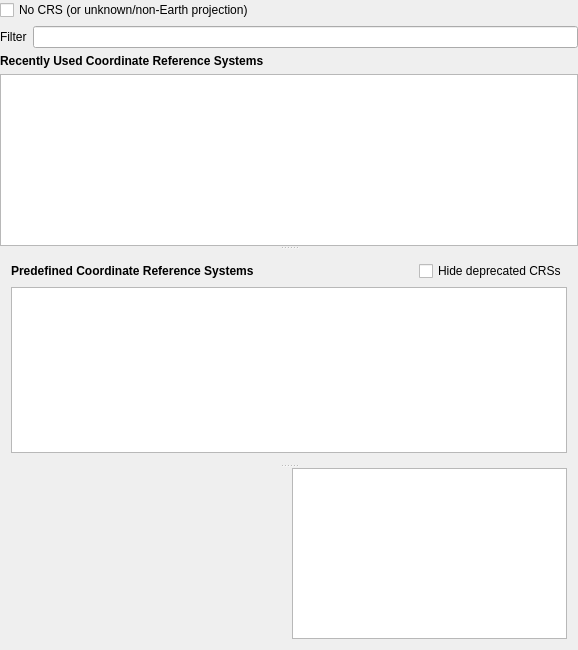
<?xml version="1.0" encoding="UTF-8"?>
<ui version="4.0">
 <class>QgsProjectionSelectorBase</class>
 <widget class="QWidget" name="QgsProjectionSelectorBase">
  <property name="geometry">
   <rect>
    <x>0</x>
    <y>0</y>
    <width>578</width>
    <height>650</height>
   </rect>
  </property>
  <property name="sizePolicy">
   <sizepolicy hsizetype="Expanding" vsizetype="Preferred">
    <horstretch>0</horstretch>
    <verstretch>0</verstretch>
   </sizepolicy>
  </property>
  <property name="windowTitle">
   <string>Coordinate Reference System Selector</string>
  </property>
  <property name="windowIcon">
   <iconset>
    <normaloff>.</normaloff>.</iconset>
  </property>
  <layout class="QGridLayout" name="gridLayout_2">
   <property name="leftMargin">
    <number>0</number>
   </property>
   <property name="topMargin">
    <number>0</number>
   </property>
   <property name="rightMargin">
    <number>0</number>
   </property>
   <property name="bottomMargin">
    <number>0</number>
   </property>
   <item row="0" column="0">
    <widget class="QCheckBox" name="mCheckBoxNoProjection">
     <property name="toolTip">
      <string>Use this option to treat all coordinates as Cartesian coordinates in an unknown reference system.</string>
     </property>
     <property name="text">
      <string>No CRS (or unknown/non-Earth projection)</string>
     </property>
    </widget>
   </item>
   <item row="1" column="0">
    <widget class="QFrame" name="mFrameProjections">
     <property name="frameShape">
      <enum>QFrame::NoFrame</enum>
     </property>
     <property name="frameShadow">
      <enum>QFrame::Plain</enum>
     </property>
     <layout class="QVBoxLayout" name="verticalLayout_2">
      <property name="leftMargin">
       <number>0</number>
      </property>
      <property name="topMargin">
       <number>0</number>
      </property>
      <property name="rightMargin">
       <number>0</number>
      </property>
      <property name="bottomMargin">
       <number>0</number>
      </property>
      <item>
       <layout class="QHBoxLayout" name="horizontalLayout">
        <item>
         <widget class="QLabel" name="label_5">
          <property name="text">
           <string>Filter</string>
          </property>
         </widget>
        </item>
        <item>
         <widget class="QgsFilterLineEdit" name="leSearch"/>
        </item>
       </layout>
      </item>
      <item>
       <layout class="QHBoxLayout" name="horizontalLayout_2">
        <item>
         <widget class="QLabel" name="label_3">
          <property name="font">
           <font>
            <bold>true</bold>
           </font>
          </property>
          <property name="text">
           <string>Recently Used Coordinate Reference Systems</string>
          </property>
         </widget>
        </item>
       </layout>
      </item>
      <item>
       <widget class="QSplitter" name="mSplitter">
        <property name="orientation">
         <enum>Qt::Vertical</enum>
        </property>
        <property name="childrenCollapsible">
         <bool>false</bool>
        </property>
        <widget class="QTreeView" name="lstRecent">
         <property name="sizePolicy">
          <sizepolicy hsizetype="Expanding" vsizetype="MinimumExpanding">
           <horstretch>0</horstretch>
           <verstretch>0</verstretch>
          </sizepolicy>
         </property>
         <property name="minimumSize">
          <size>
           <width>0</width>
           <height>105</height>
          </size>
         </property>
         <property name="alternatingRowColors">
          <bool>true</bool>
         </property>
         <property name="uniformRowHeights">
          <bool>true</bool>
         </property>
        </widget>
        <widget class="QWidget" name="layoutWidget">
         <layout class="QGridLayout" name="gridLayout">
          <property name="horizontalSpacing">
           <number>0</number>
          </property>
          <item row="0" column="0">
           <layout class="QHBoxLayout" name="horizontalLayout_3">
            <property name="topMargin">
             <number>0</number>
            </property>
            <item>
             <widget class="QLabel" name="label_4">
              <property name="font">
               <font>
                <bold>true</bold>
               </font>
              </property>
              <property name="text">
               <string>Predefined Coordinate Reference Systems</string>
              </property>
             </widget>
            </item>
            <item>
             <spacer name="horizontalSpacer_2">
              <property name="orientation">
               <enum>Qt::Horizontal</enum>
              </property>
              <property name="sizeHint" stdset="0">
               <size>
                <width>40</width>
                <height>20</height>
               </size>
              </property>
             </spacer>
            </item>
            <item>
             <widget class="QCheckBox" name="cbxHideDeprecated">
              <property name="font">
               <font>
                <pointsize>9</pointsize>
               </font>
              </property>
              <property name="text">
               <string>Hide deprecated CRSs</string>
              </property>
             </widget>
            </item>
           </layout>
          </item>
          <item row="1" column="0">
           <widget class="QTreeView" name="lstCoordinateSystems">
            <property name="alternatingRowColors">
             <bool>true</bool>
            </property>
            <property name="uniformRowHeights">
             <bool>true</bool>
            </property>
           </widget>
          </item>
         </layout>
        </widget>
        <widget class="QWidget" name="layoutWidget_2">
         <layout class="QHBoxLayout" name="horizontalLayout_4">
          <property name="topMargin">
           <number>0</number>
          </property>
          <item>
           <layout class="QVBoxLayout" name="verticalLayout">
            <property name="rightMargin">
             <number>0</number>
            </property>
            <item>
             <widget class="QgsCoordinateBoundsPreviewMapWidget" name="mAreaCanvas" native="true">
              <property name="sizePolicy">
               <sizepolicy hsizetype="Expanding" vsizetype="Preferred">
                <horstretch>0</horstretch>
                <verstretch>0</verstretch>
               </sizepolicy>
              </property>
              <property name="minimumSize">
               <size>
                <width>117</width>
                <height>0</height>
               </size>
              </property>
              <property name="maximumSize">
               <size>
                <width>16777214</width>
                <height>16777215</height>
               </size>
              </property>
             </widget>
            </item>
           </layout>
          </item>
          <item>
           <widget class="QTextEdit" name="teProjection">
            <property name="sizePolicy">
             <sizepolicy hsizetype="Expanding" vsizetype="Preferred">
              <horstretch>0</horstretch>
              <verstretch>0</verstretch>
             </sizepolicy>
            </property>
            <property name="minimumSize">
             <size>
              <width>0</width>
              <height>0</height>
             </size>
            </property>
            <property name="baseSize">
             <size>
              <width>0</width>
              <height>40</height>
             </size>
            </property>
            <property name="autoFormatting">
             <set>QTextEdit::AutoBulletList</set>
            </property>
            <property name="readOnly">
             <bool>true</bool>
            </property>
           </widget>
          </item>
         </layout>
        </widget>
       </widget>
      </item>
     </layout>
    </widget>
   </item>
  </layout>
 </widget>
 <layoutdefault spacing="6" margin="11"/>
 <customwidgets>
  <customwidget>
   <class>QgsFilterLineEdit</class>
   <extends>QLineEdit</extends>
   <header>qgsfilterlineedit.h</header>
  </customwidget>
  <customwidget>
   <class>QgsCoordinateBoundsPreviewMapWidget</class>
   <extends>QWidget</extends>
   <header>qgscoordinateboundspreviewmapwidget.h</header>
   <container>1</container>
  </customwidget>
 </customwidgets>
 <tabstops>
  <tabstop>leSearch</tabstop>
  <tabstop>lstRecent</tabstop>
  <tabstop>cbxHideDeprecated</tabstop>
  <tabstop>lstCoordinateSystems</tabstop>
 </tabstops>
 <resources/>
 <connections/>
</ui>
